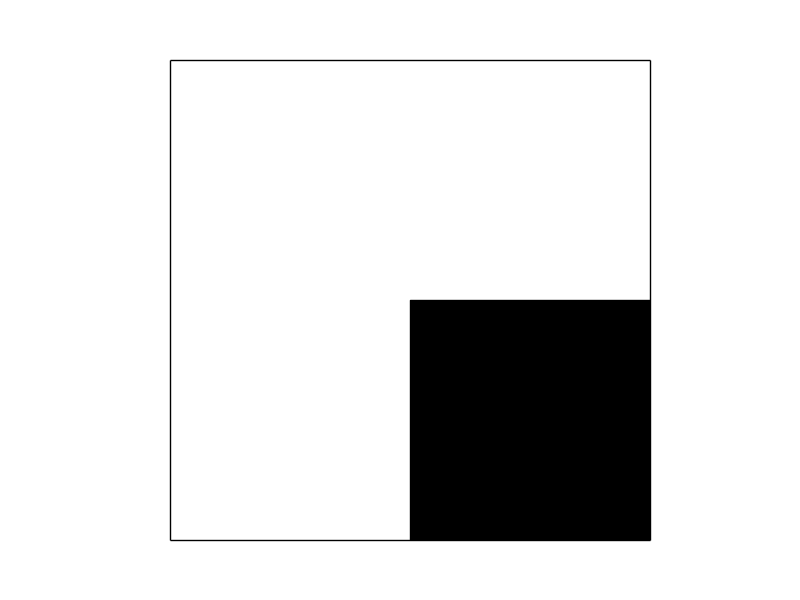

Python code for this plot:
import numpy as np
import matplotlib.pyplot as plt
import re

def hinton(matrix, max_weight=None, ax=None):
  ax = ax if ax is not None else plt.gca()

  if not max_weight:
    max_weight = 2**np.ceil(np.log(np.abs(matrix).max())/np.log(2))
  
  ax.patch.set_facecolor('gray')
  ax.set_aspect('equal','box')
  ax.xaxis.set_major_locator(plt.NullLocator())
  ax.yaxis.set_major_locator(plt.NullLocator())

  for (x,y),w in np.ndenumerate(matrix):
    color = 'white' if w>0 else 'black'
    size = 1
    rect = plt.Rectangle([x-size/2, y-size/2], size, size,
                         facecolor=color, edgecolor=color)
    ax.add_patch(rect)
    print (x,y)

  ax.autoscale_view()
  ax.invert_yaxis()

if __name__ == '__main__':
  hadamard = np.loadtxt('H428.txt')
  hinton(hadamard)
  plt.savefig("hadamard.png")
